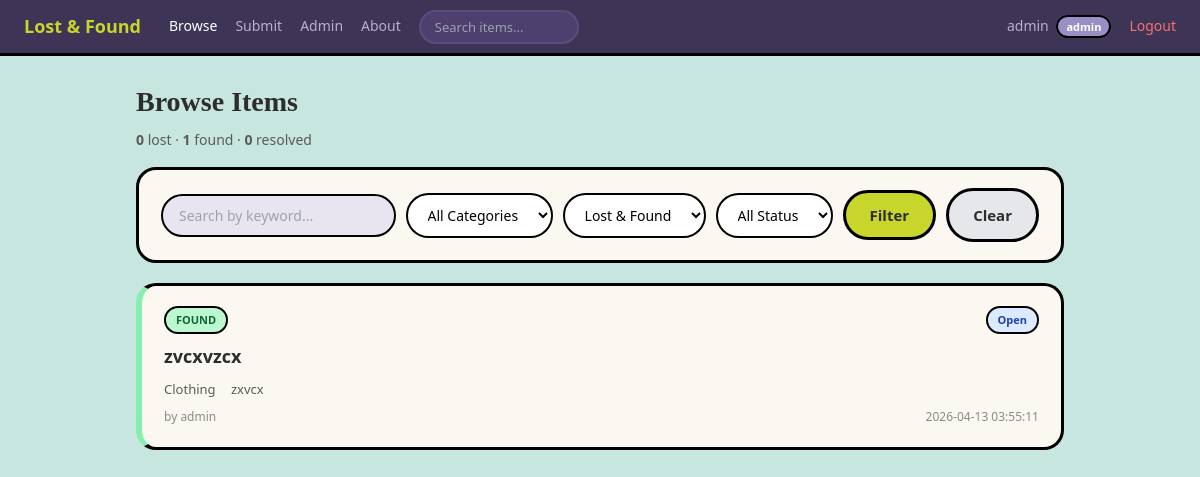
The page /browse (signed in) on the database its author committed.
### tables this page shows
CREATE TABLE items (
            id INTEGER PRIMARY KEY AUTOINCREMENT,
            user_id INTEGER NOT NULL,
            item_type TEXT NOT NULL,
            title TEXT NOT NULL,
            category TEXT NOT NULL,
            description TEXT NOT NULL,
            location TEXT NOT NULL,
            status TEXT NOT NULL DEFAULT 'open',
            created_at TIMESTAMP DEFAULT CURRENT_TIMESTAMP,
            FOREIGN KEY (user_id) REFERENCES users(id)
        );

CREATE TABLE users (
            id INTEGER PRIMARY KEY AUTOINCREMENT,
            username TEXT NOT NULL UNIQUE,
            password TEXT NOT NULL,
            role TEXT NOT NULL DEFAULT 'user',
            created_at TIMESTAMP DEFAULT CURRENT_TIMESTAMP
        );

### app.py (the view)
@app.route('/browse')
def browse():
    if 'user_id' not in session:
        return redirect(url_for('login'))
    q = request.args.get('q', '').strip()
    category = request.args.get('category', '')
    item_type = request.args.get('item_type', '')
    status = request.args.get('status', '')
    conn = sqlite3.connect(DATABASE)
    query = '''
        SELECT i.id, i.title, i.item_type, i.category, i.location, i.status, i.created_at, u.username
        FROM items i
        JOIN users u ON i.user_id = u.id
        WHERE 1=1
    '''
    params = []
    if q:
        query += ' AND (i.title LIKE ? OR i.description LIKE ? OR i.location LIKE ?)'
        params.extend(['%' + q + '%', '%' + q + '%', '%' + q + '%'])
    if category:
        query += ' AND i.category = ?'
        params.append(category)
    if item_type:
        query += ' AND i.item_type = ?'
        params.append(item_type)
    if status:
        query += ' AND i.status = ?'
        params.append(status)
    query += ' ORDER BY i.created_at DESC'
    rows = conn.execute(query, params).fetchall()
    items = []
    for r in rows:
        items.append({
            'id': r[0], 'title': r[1], 'item_type': r[2], 'category': r[3],
            'location': r[4], 'status': r[5], 'created_at': r[6], 'username': r[7]
        })
    total_lost = conn.execute("SELECT COUNT(*) FROM items WHERE item_type = 'lost'").fetchone()[0]
    total_found = conn.execute("SELECT COUNT(*) FROM items WHERE item_type = 'found'").fetchone()[0]
    total_resolved = conn.execute("SELECT COUNT(*) FROM items WHERE status = 'resolved'").fetchone()[0]
    conn.close()
    return render_template('browse.html', items=items, q=q, category=category,
                           item_type=item_type, status=status,
                           total_lost=total_lost, total_found=total_found,
                           total_resolved=total_resolved)

### templates/browse.html (shortened to what this page needs)
{% extends 'base.html' %}
{% block content %}
<div class="browse-page">
    <h2>Browse Items</h2>
    <p class="page-subtitle">
        <strong>{{ total_lost }}</strong> lost &middot;
        <strong>{{ total_found }}</strong> found &middot;
        <strong>{{ total_resolved }}</strong> resolved
    </p>
    <div class="filter-bar">
        <form method="GET" action="{{ url_for('browse') }}" class="filter-form">
            <input type="text" name="q" placeholder="Search by keyword..." value="{{ q }}" class="filter-input">
            <select name="category" class="filter-select">
                <option value="">All Categories</option>
            </select>
            <select name="item_type" class="filter-select">
                <option value="">Lost & Found</option>
            </select>
            <select name="status" class="filter-select">
                <option value="">All Status</option>
            </select>
            <button type="submit" class="btn btn-primary">Filter</button>
            <a href="{{ url_for('browse') }}" class="btn btn-secondary">Clear</a>
        </form>
    </div>
    <div class="items-grid">
        {% for item in items %}
        <a href="{{ url_for('item_detail', item_id=item.id) }}" class="card card-{{ item.item_type }}">
            <div class="card-header">
                <span class="card-type type-{{ item.item_type }}">{{ item.item_type|upper }}</span>
                <span class="card-status status-{{ item.status }}">{{ item.status|capitalize }}</span>
            </div>
            <h3 class="card-title">{{ item.title }}</h3>
            <div class="card-meta">
                <span class="card-category">{{ item.category }}</span>
                <span class="card-location">{{ item.location }}</span>
            </div>
            <div class="card-footer">
                <span class="card-author">by {{ item.username }}</span>
                <span class="card-date">{{ item.created_at }}</span>
            </div>
        </a>
        {% endfor %}
    </div>
</div>
{% endblock %}

### static/style.css (style rules this page uses)
* { margin: 0; padding: 0; box-sizing: border-box; }
body { font-family: 'Segoe UI', Tahoma, Geneva, Verdana, sans-serif; background-color: #c8e6e0; color: #2d2d2d; line-height: 1.6; }
a { text-decoration: none; color: inherit; }
input[type="text"]::placeholder, input[type="password"]::placeholder { color: #9ca3af; }
.btn { display: inline-block; padding: 12px 24px; font-size: 15px; font-weight: 700; border: 3px solid black; border-radius: 30px; cursor: pointer; font-family: inherit; text-align: center; }
.btn.btn-primary { background-color: #c8d62b; color: #2d2d2d; }
.btn-secondary { background-color: #e5e7eb; color: #2d2d2d; padding: 12px 24px; font-size: 15px; font-weight: 700; border: 3px solid black; border-radius: 30px; cursor: pointer; font-family: inherit; }
.page-subtitle { font-size: 14px; color: #5a5a5a; margin-bottom: 16px; }
.browse-page h2 { font-family: Georgia, 'Times New Roman', serif; font-size: 28px; margin-bottom: 4px; }
.filter-bar { background: #faf8f0; padding: 18px 22px; border-radius: 20px; border: 3px solid black; margin-bottom: 20px; }
.filter-form { display: flex; flex-wrap: wrap; gap: 10px; align-items: center; }
.filter-input { padding: 10px 16px; font-size: 14px; border: 2px solid black; border-radius: 30px; outline: none; font-family: inherit; background: #e8e4f0; flex: 1; min-width: 150px; }
.filter-select { padding: 10px 16px; font-size: 14px; border: 2px solid black; border-radius: 30px; outline: none; font-family: inherit; background: white; cursor: pointer; }
.items-grid { display: flex; flex-wrap: wrap; gap: 16px; }
.card { background: #faf8f0; padding: 20px 22px; border-radius: 20px; border: 3px solid black; width: 100%; display: block; cursor: pointer; }
.card.card-found { border-left: 6px solid #86efac; }
.card-header { display: flex; justify-content: space-between; align-items: center; margin-bottom: 8px; }
.card-type { font-size: 11px; font-weight: 700; padding: 3px 10px; border-radius: 20px; border: 2px solid black; }
.type-found { background: #bbf7d0; color: #166534; }
.card-status { font-size: 11px; font-weight: 700; padding: 3px 10px; border-radius: 20px; border: 2px solid black; }
.status-open { background: #dbeafe; color: #1e40af; }
.card-title { font-size: 18px; font-weight: 700; color: #2d2d2d; margin-bottom: 8px; }
.card-meta { font-size: 13px; color: #5a5a5a; margin-bottom: 8px; }
.card-meta .card-category { margin-right: 12px; }
.card-footer { display: flex; justify-content: space-between; font-size: 12px; color: #8a8a8a; }

### rows shown on the page
items: item_type "FOUND", status "Open", title "zvcxvzcx", category "Clothing", location "zxvcx", username "admin", created_at "2026-04-13 03:55:11"

### other values the page prints
{{ session.get('username') }} "admin"
{{ total_lost }} "0"
{{ total_found }} "1"
{{ total_resolved }} "0"
